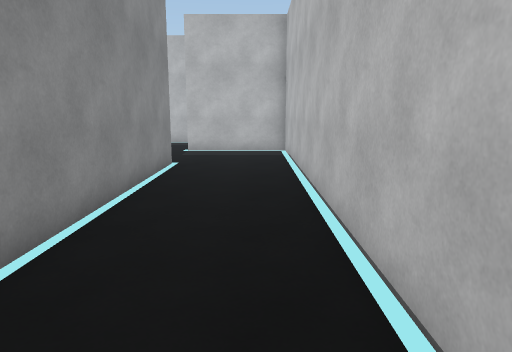
[1] (above)

24 first-person views from a walk through a Unity game level. The camera is 1.5 m above the floor, tilts 10° down and sees 70° across. The floor is counted in squares, 1 m on a side. Each view is taken from the middle of a square. On the plan, view 1 faces up. The plan holds only what a view shows up to about 16 squares ahead; the rest is blank. The place goes on beyond the plan. The player character is not drawn.

[2]
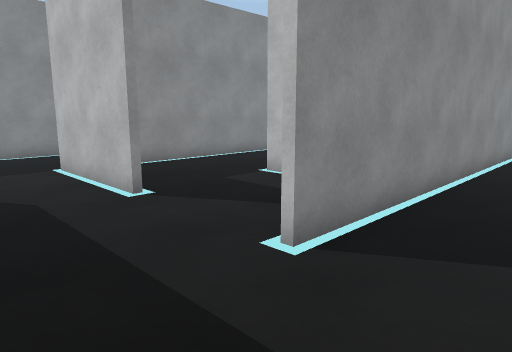

[3]
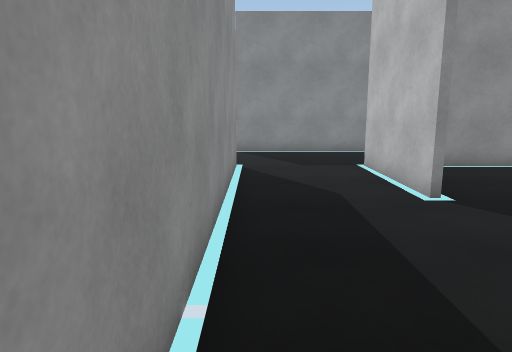

[4]
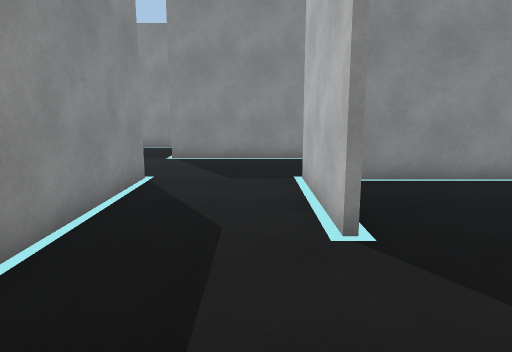

[5]
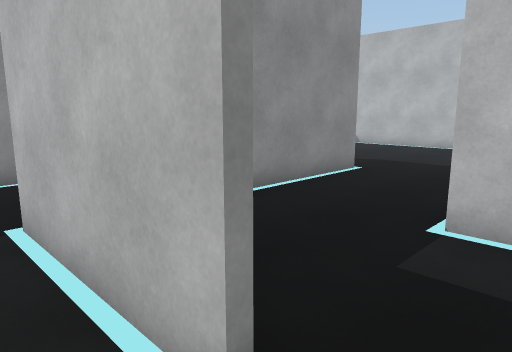

[6]
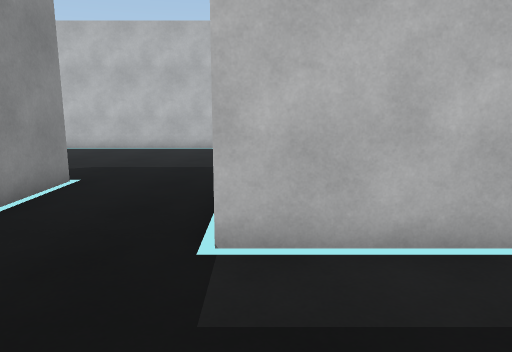

[7]
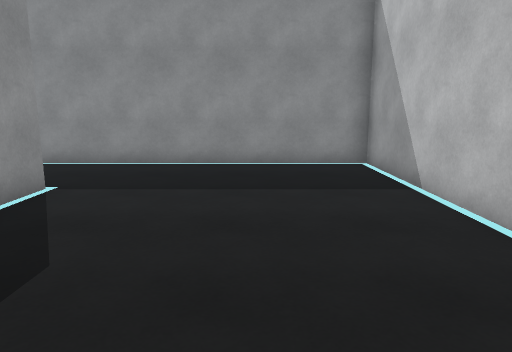

[8]
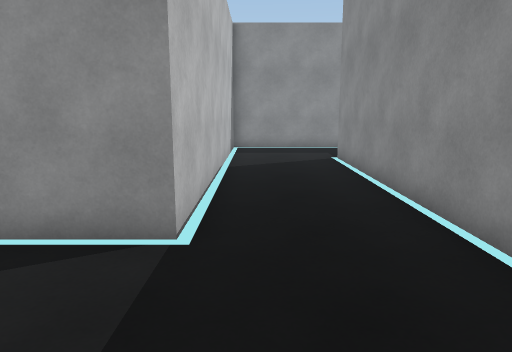

[9]
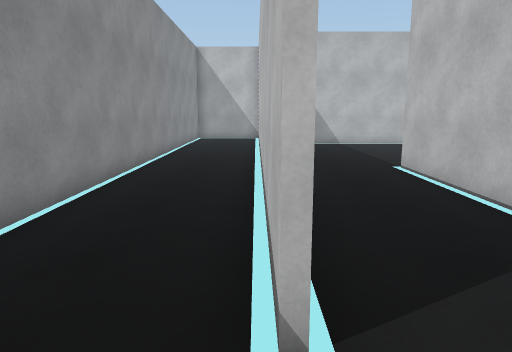

[10]
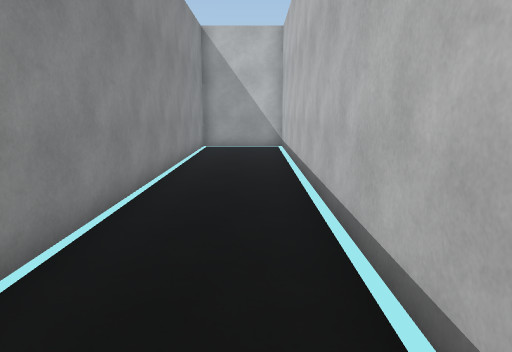

[11]
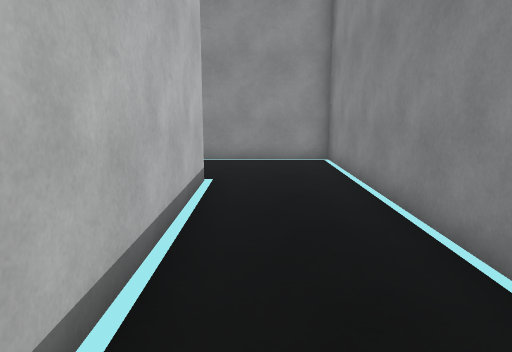

[12]
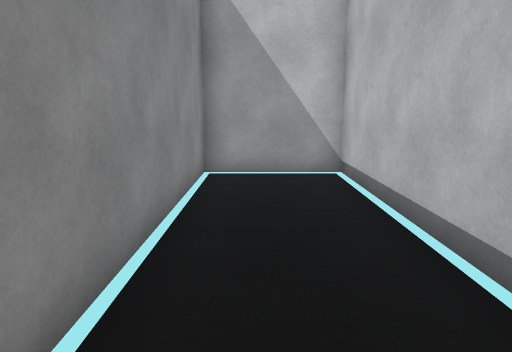

[13]
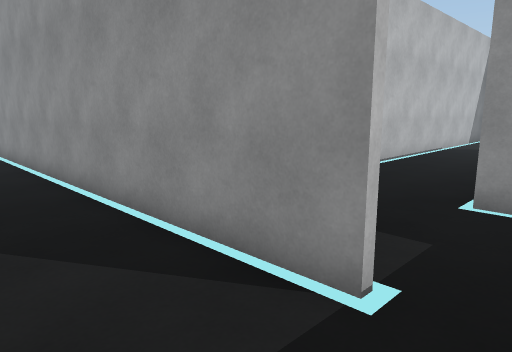

[14]
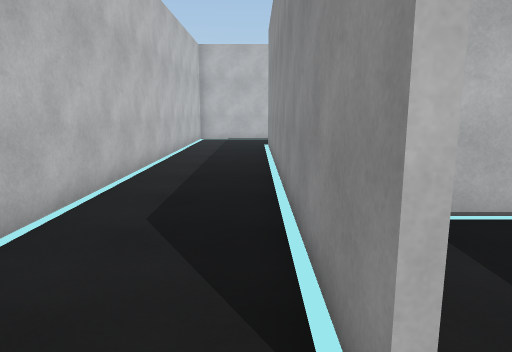

[15]
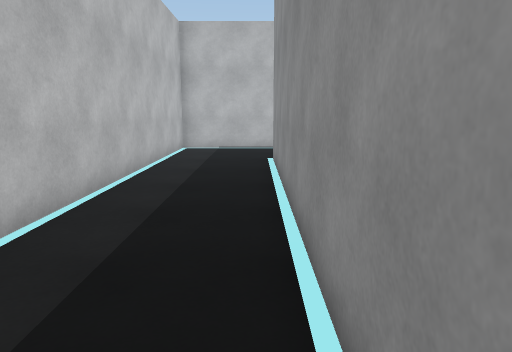

[16]
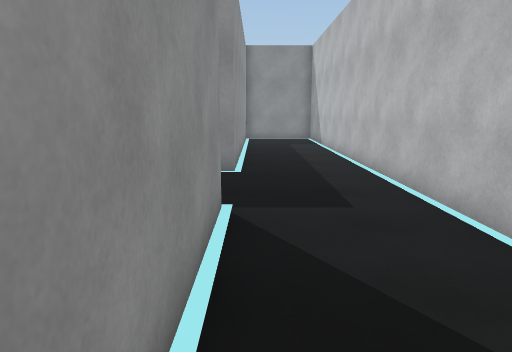

[17]
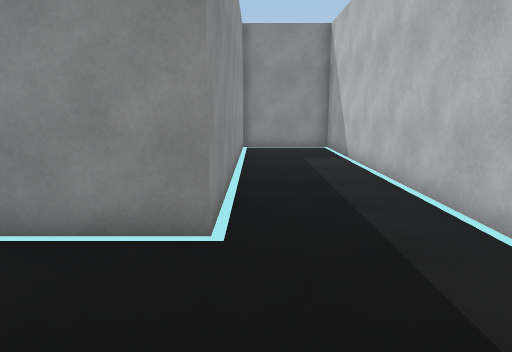

[18]
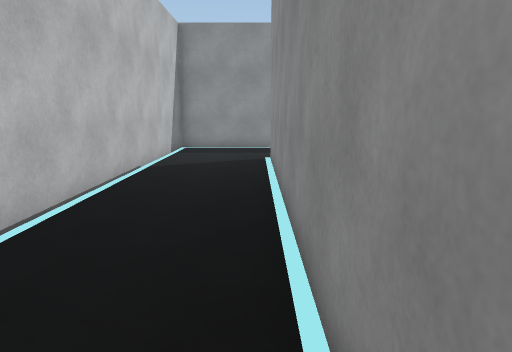

[19]
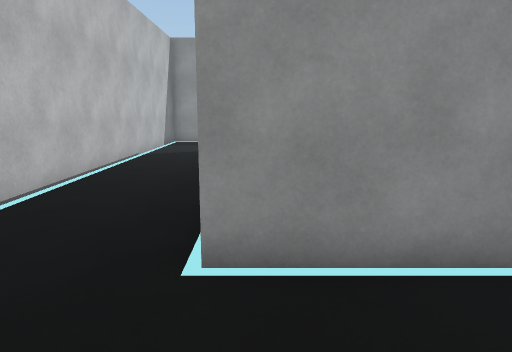

[20]
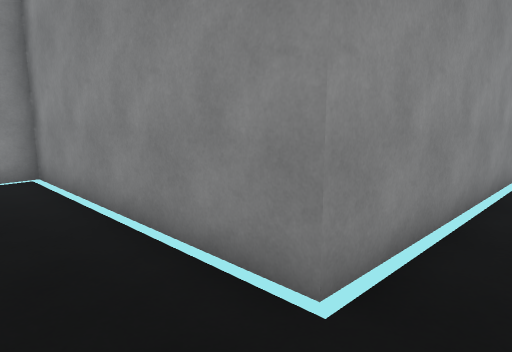

[21]
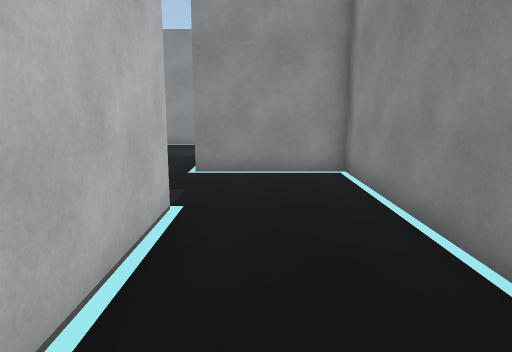

[22]
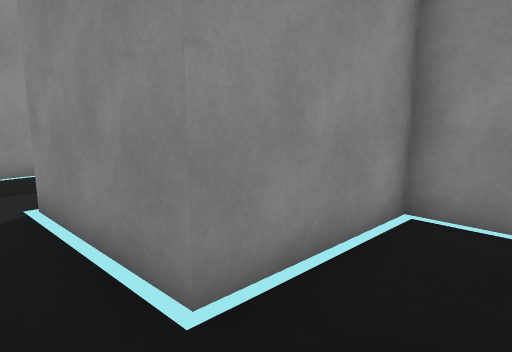

[23]
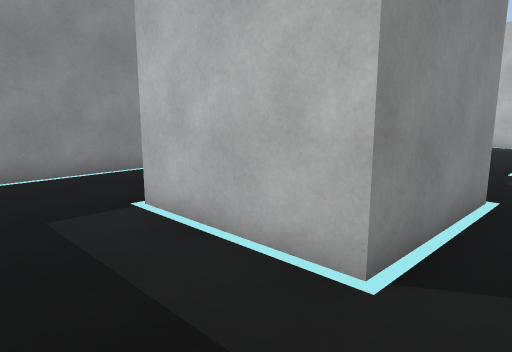

[24]
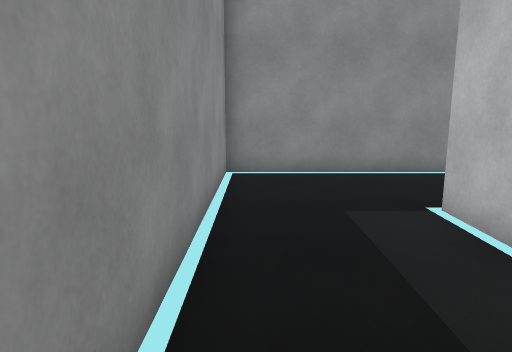

### Floor plan
Points are (right, up) in squares from view 1. A wall is a line through its corners. A room is listed if a view was taken in it or the views show most of it. See-through windows are left out.
Room 1 (views 1, 2, 3, 4, 5, 6, 7, 8, 9, 10, 11, 12, 13, 14, 15, 16, 17, 18, 19, 20, 21, 22)
walls: (-10.1, 6.9) (-10.1, 0.2); (-5.5, 10.7) (-2.5, 10.7) (-2.5, -1); (-3.1, 2.9) (-6.5, 2.9); (-7.8, 14.3) (-17.8, 14.3); (-6.3, -0.9) (-10.4, -0.9); (-2.8, 14.4) (12.7, 14.4) (12.7, 6.9) (16.5, 6.9) (16.5, 2.9); (-13.9, 0.2) (-13.9, -4.8); (-10.4, -4.5) (1.1, -4.5) (1.1, 14.3) (-2.8, 14.3); (-16.9, 14.4) (-6.3, 14.4) (-6.3, 11.9); (-17.9, -1) (-17.9, 18.1); (-17.7, 18.1) (-17.7, -0.9); (-17.7, -5.5) (-17.7, -6.9); (16.3, 10.4) (16.3, 18.1) (-21.3, 18.1) (-21.3, -4.5) (-14.1, -4.5) (-14.1, 6.9) (-11.9, 6.9)
ways out: opening at (17.5, 2) to room 2
Room 2 (views 23, 24)
walls: (8.9, 4.9) (8.9, -0.7) (17.1, -0.7); (16.5, 2.9) (12.5, 2.9)
ways out: opening at (17.5, 2) to room 1

Positions as (right, up) in squares from view 1, and headings:
1: (0, 0), facing up
2: (0, -4), facing up-left
3: (0, -4), facing left
4: (-2, -2), facing left
5: (-5, -2), facing up-left
6: (-6, -1), facing up
7: (-7, 11), facing left
8: (-15, 11), facing down
9: (-18, -3), facing up
10: (-19, 2), facing up
11: (-19, 7), facing down
12: (-20, 9), facing up
13: (-4, 17), facing down-right
14: (-4, 15), facing right
15: (1, 15), facing right
16: (3, 15), facing left
17: (-2, 15), facing left
18: (-2, 11), facing down
19: (-3, 14), facing down
20: (15, 16), facing down-left
21: (15, 16), facing down
22: (18, 9), facing down-left
23: (18, 0), facing up-left
24: (18, 0), facing left
